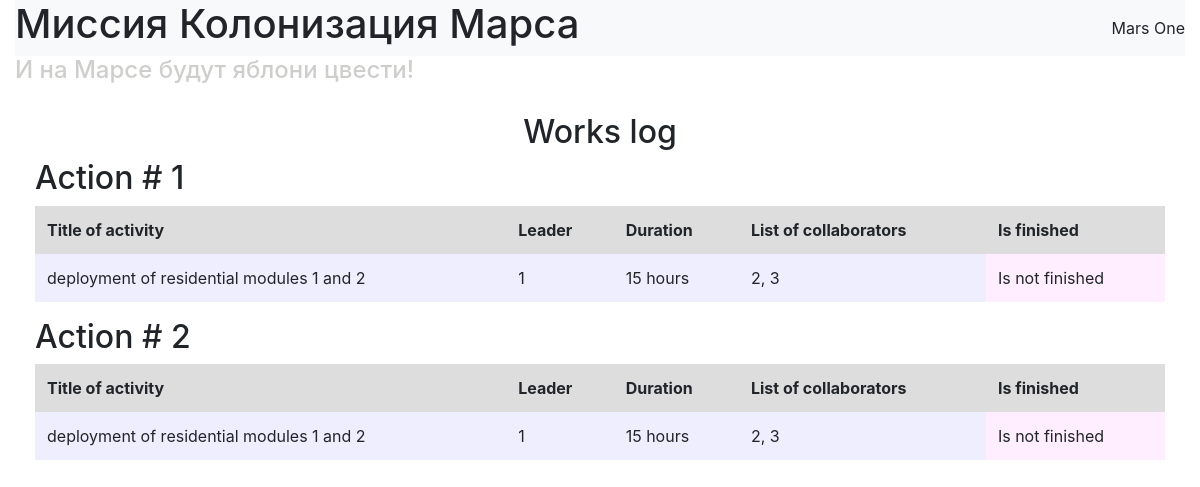
The page / on the database its author committed.
### data/jobs.py (models this page shows, shortened)
class Jobs(SqlAlchemyBase):
    __tablename__ = 'jobs'
    id_ = sa.Column(sa.Integer,
                    autoincrement=True,
                    primary_key=True,
                    name='id')
    team_leader = sa.Column(sa.Integer,
                            sa.ForeignKey('users.id'))
    job = sa.Column(sa.String, nullable=True)
    work_size = sa.Column(sa.Integer, nullable=True)
    collaborators = sa.Column(sa.String, nullable=True)
    start_date = sa.Column(sa.DateTime,
                           nullable=True,
                           default=datetime.datetime.now)
    end_date = sa.Column(sa.DateTime, nullable=True)
    is_finished = sa.Column(sa.Boolean, nullable=True)

### Журнал работ.py (the view)
@app.route('/')
def index():
    param = {
        'jobs': session.query(Jobs).all(),
        'css': get_css()
    }
    return render_template('works_log.html', **param)

### Журнал работ.py (called while the page is built)
def get_css():
    return url_for('static', filename='css/style.css')

### templates/works_log.html
{% extends "base.html" %}
{% block content %}
    <div class="row">
        <div class="col-12">
            <div class="works-log-block">
                <div class="works-log-header">
                    <h2>Works log</h2>
                </div>
                {% for job in jobs %}
                <div class="action-block">
                    <h2>Action # {{ loop.index }}</h2>
                    <table class="table-borderless table">
                        <thead>
                            <tr class="action-table-header">
                                <th scope="col">Title of activity</th>
                                <th scope="col">Leader</th>
                                <th scope="col">Duration</th>
                                <th scope="col">List of collaborators</th>
                                <th scope="col">Is finished</th>
                            </tr>
                        </thead>
                        <tbody>
                            <tr>
                                <td class="action-table-value-cell">
                                    {{ job.job }}
                                </td>
                                <td class="action-table-value-cell">
                                    {{ job.team_leader }}
                                </td>
                                <td class="action-table-value-cell">
                                    {{ job.work_size }} hours
                                </td>
                                <td class="action-table-value-cell">
                                    {{ job.collaborators }}
                                </td>
                                {% if job.is_finished %}
                                <td class="action-table-finished-cell">
                                    Finished
                                </td>
                                {% else %}
                                <td class="action-table-unfinished-cell">
                                    Is not finished
                                </td>
                                {% endif %}
                            </tr>
                        </tbody>
                    </table>
                </div>
                {% endfor %}
            </div>
        </div>
    </div>
{% endblock %}

### templates/base.html (shortened to what this page needs)
<!DOCTYPE html>
<html lang="en">
<head>
    <link rel="stylesheet"
          href="https://stackpath.bootstrapcdn.com/bootstrap/4.4.1/css/bootstrap.min.css"
>
    <link rel="stylesheet" href="{{ css }}">
</head>
<body>
    <main class="container-fluid">
        <div class="page-header">
            <div class="row justify-content-between align-items-center">
                <div class="col">
                    <h1 class="page-header-text">Миссия Колонизация Марса</h1>
                </div>
                <div class="col mission-title-col">
                    <span>Mars One</span>
                </div>
            </div>
        </div>
        <div class="row">
            <div class="col">
                <h4 class="page-header-signature">И на Марсе будут яблони цвести!</h4>
            </div>
        </div>
        {% block content %}{% endblock %}
    </main>
</body>
</html>

### static/css/style.css (style rules this page uses)
.page-header-text { vertical-align: center; }
.page-header { background-color: #F8F9FA; }
.mission-title-col { text-align: right; vertical-align: center; }
.page-header-signature { color: #CECECC; }
.works-log-block { margin-left: auto; margin-right: auto; padding: 20px; }
.works-log-header { text-align: center; }
.action-table-header { background-color: #DDD; }
.action-table-value-cell { background-color: #EEEEFF; }
.action-table-unfinished-cell { background-color: #FFEEFF; }

### rows shown on the page
Jobs: job "deployment of residential modules 1 and 2", team_leader "1", work_size "15", collaborators "2, 3", is_finished "Is not finished"
Jobs: job "deployment of residential modules 1 and 2", team_leader "1", work_size "15", collaborators "2, 3", is_finished "Is not finished"
